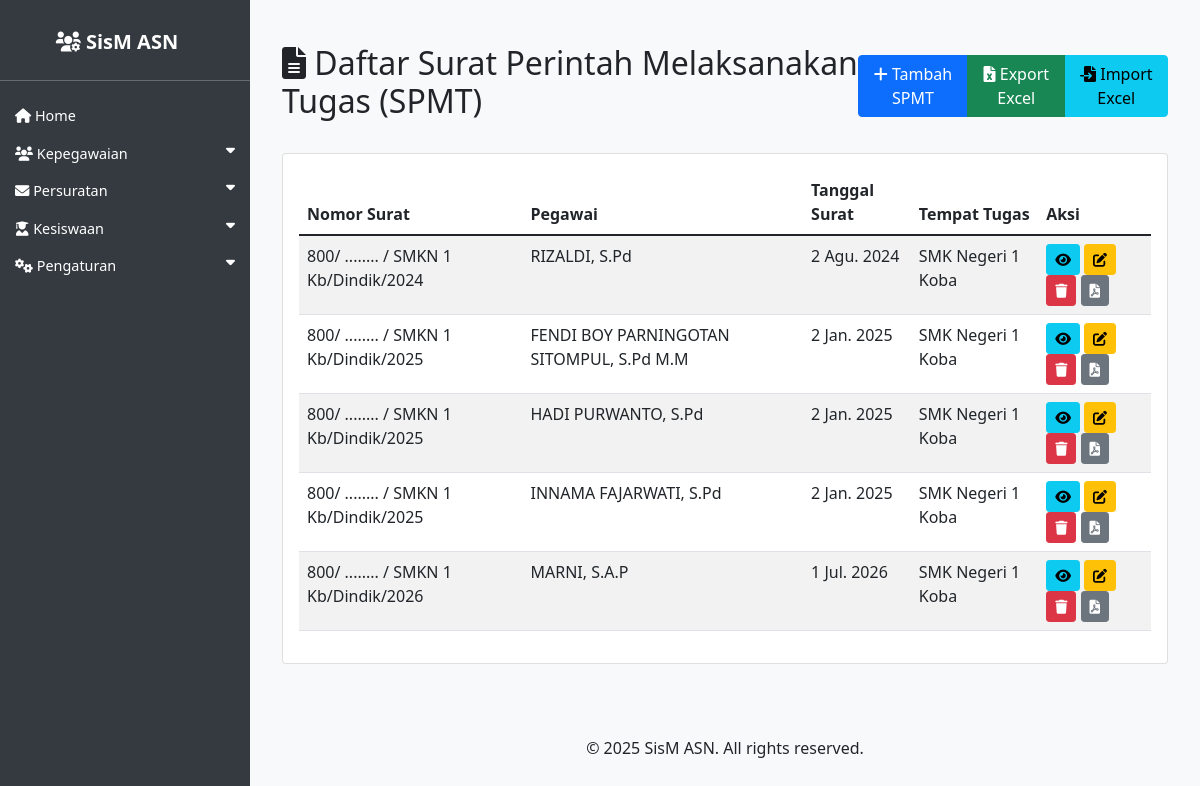
/asn/spmt/, run on an earlier commit of the app's database.
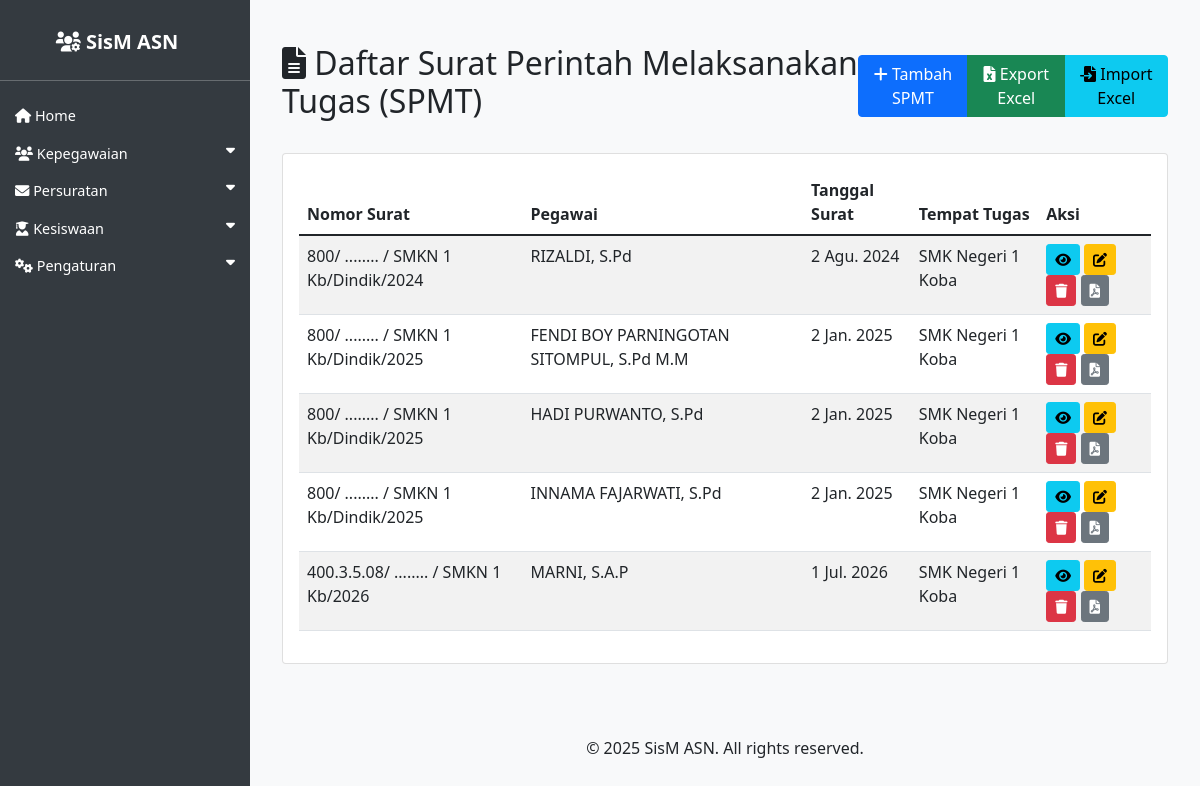
And on a later commit of the database.
### asn_app/models.py (models this page shows, shortened)
class SPMT(models.Model):
    kop_surat = models.ForeignKey(KopSurat, on_delete=models.SET_NULL, null=True, blank=True, verbose_name='Kop Surat')
    nomor_surat = models.CharField(max_length=100, verbose_name='Nomor Surat')
    tempat_ditetapkan = models.CharField(max_length=100, verbose_name='Tempat Ditetapkan')
    tanggal_surat = models.DateField(verbose_name='Tanggal Surat')
    penandatangan = models.ForeignKey(ASN, on_delete=models.SET_NULL, null=True, related_name='spmt_penandatangan', verbose_name='Penandatangan')
    pegawai = models.ForeignKey(ASN, on_delete=models.SET_NULL, null=True, related_name='spmt_pegawai', verbose_name='Pegawai')
    peraturan = models.CharField(max_length=255, verbose_name='Peraturan')
    nomor_peraturan = models.CharField(max_length=100, verbose_name='Nomor Peraturan')
    tahun_peraturan = models.CharField(max_length=4, verbose_name='Tahun Peraturan')
    tentang = models.TextField(verbose_name='Tentang')
    tanggal_terhitung = models.DateField(verbose_name='Tanggal Terhitung Mulai')
    sebagai = models.CharField(max_length=255, verbose_name='Sebagai')
    tempat_tugas = models.CharField(max_length=255, verbose_name='Tempat Tugas')
    created_at = models.DateTimeField(auto_now_add=True)
    updated_at = models.DateTimeField(auto_now=True)

class ASN(models.Model):
    JENIS_KELAMIN_CHOICES = [
        ('L', 'Laki-laki'),
        ('P', 'Perempuan'),
    ]
    AGAMA_CHOICES = [
        ('ISLAM', 'Islam'),
        ('KRISTEN', 'Kristen'),
        ('KATOLIK', 'Katolik'),
        ('HINDU', 'Hindu'),
        ('BUDDHA', 'Buddha'),
        ('KONGHUCU', 'Konghucu'),
    ]
    nip = models.CharField(max_length=18, unique=True, null=True, blank=True)
    nama = models.CharField(max_length=100)
    tempat_lahir = models.CharField(max_length=50)
    tanggal_lahir = models.DateField()
    jenis_kelamin = models.CharField(max_length=1, choices=JENIS_KELAMIN_CHOICES)
    agama = models.CharField(max_length=10, choices=AGAMA_CHOICES)
    alamat = models.TextField()
    email = models.EmailField()
    telepon = models.CharField(max_length=15)
    jabatan = models.CharField(max_length=100)
    pangkat = models.CharField(max_length=50, null=True, blank=True)
    golongan = models.CharField(max_length=5, null=True, blank=True)
    nama_istri_suami = models.CharField(max_length=100, blank=True, null=True, verbose_name='Nama Istri/Suami')
    unit_kerja = models.CharField(max_length=100)
    foto = models.ImageField(upload_to='asn_fotos/', blank=True, null=True)
    pendidikan_terakhir = models.CharField(max_length=255, blank=True, verbose_name='Pendidikan Terakhir')
    tmt_pangkat = models.DateField(null=True, blank=True, verbose_name='TMT Pangkat')
    tmt_cpns = models.DateField(null=True, blank=True, verbose_name='TMT CPNS')
    tmt_jabatan = models.DateField(null=True, blank=True, verbose_name='TMT Jabatan')
    created_at = models.DateTimeField(auto_now_add=True)
    updated_at = models.DateTimeField(auto_now=True)

### asn_app/views.py (the view)
# urls.py: path('spmt/', views.SPMTListView.as_view(), name='spmt_list'),
class SPMTListView(ListView):
    model = SPMT
    template_name = 'asn_app/spmt_list.html'
    context_object_name = 'spmt_list'
    paginate_by = 10

### asn_app/templates/asn_app/spmt_list.html (shortened to what this page needs)
{% extends 'asn_app/base.html' %}
{% block content %}
<div class="container mt-4">
    <div class="d-flex justify-content-between align-items-center mb-4">
        <h2><i class="fas fa-file-alt"></i> Daftar Surat Perintah Melaksanakan Tugas (SPMT)</h2>
        <div class="btn-group">
            <a href="{% url 'spmt_create' %}" class="btn btn-primary">
                <i class="fas fa-plus"></i> Tambah SPMT
            </a>
            <a href="{% url 'spmt_export_excel' %}" class="btn btn-success">
                <i class="fas fa-file-excel"></i> Export Excel
            </a>
            <a href="{% url 'spmt_import_excel' %}" class="btn btn-info">
                <i class="fas fa-file-import"></i> Import Excel
            </a>
        </div>
    </div>
    <div class="card">
        <div class="card-body">
            <div class="table-responsive">
                <table class="table table-striped">
                    <thead>
                        <tr>
                            <th>Nomor Surat</th>
                            <th>Pegawai</th>
                            <th>Tanggal Surat</th>
                            <th>Tempat Tugas</th>
                            <th>Aksi</th>
                        </tr>
                    </thead>
                    <tbody>
                        {% for spmt in spmt_list %}
                        <tr>
                            <td>{{ spmt.nomor_surat }}</td>
                            <td>{{ spmt.pegawai.nama }}</td>
                            <td>{{ spmt.tanggal_surat }}</td>
                            <td>{{ spmt.tempat_tugas }}</td>
                            <td>
                                <a href="{% url 'spmt_detail' spmt.pk %}" class="btn btn-sm btn-info">
                                    <i class="fas fa-eye"></i>
                                </a>
                                <a href="{% url 'spmt_update' spmt.pk %}" class="btn btn-sm btn-warning">
                                    <i class="fas fa-edit"></i>
                                </a>
                                <a href="{% url 'spmt_delete' spmt.pk %}" class="btn btn-sm btn-danger">
                                    <i class="fas fa-trash"></i>
                                </a>
                                <a href="{% url 'spmt_export_pdf' spmt.pk %}" class="btn btn-sm btn-secondary">
                                    <i class="fas fa-file-pdf"></i>
                                </a>
                            </td>
                        </tr>
                        {% endfor %}
                    </tbody>
                </table>
            </div>
        </div>
    </div>
</div>
{% endblock %}

What changed in the data, as far as the page shows it:
changed SPMT "MARNI, S.A.P": nomor_surat "800/ ........ / SMKN 1 Kb/Dindik/2026" → "400.3.5.08/ ........ / SMKN 1 Kb/2026"
